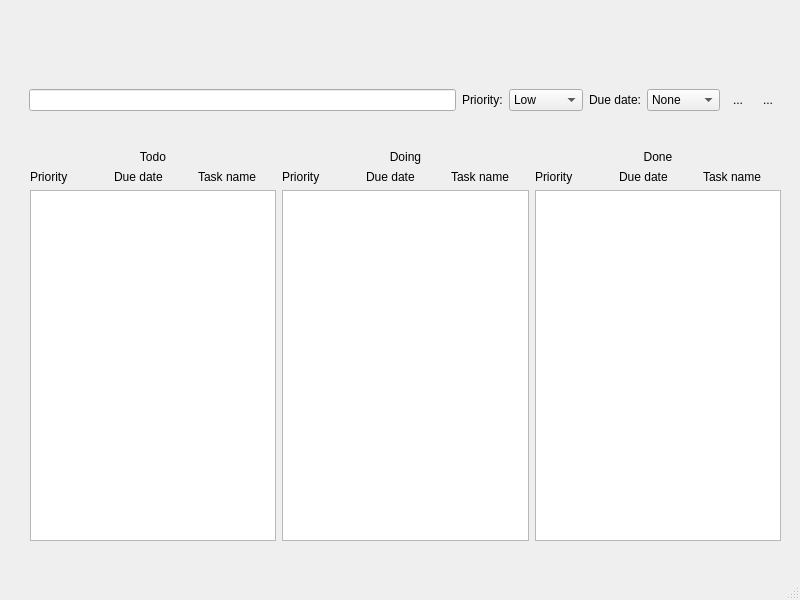
<?xml version="1.0" encoding="UTF-8"?>
<ui version="4.0">
 <class>MainWindow</class>
 <widget class="QMainWindow" name="MainWindow">
  <property name="geometry">
   <rect>
    <x>0</x>
    <y>0</y>
    <width>800</width>
    <height>600</height>
   </rect>
  </property>
  <property name="windowTitle">
   <string>MainWindow</string>
  </property>
  <widget class="QWidget" name="centralwidget">
   <widget class="QWidget" name="horizontalLayoutWidget">
    <property name="geometry">
     <rect>
      <x>29</x>
      <y>60</y>
      <width>751</width>
      <height>80</height>
     </rect>
    </property>
    <layout class="QHBoxLayout" name="horizontalLayout">
     <item>
      <widget class="QLineEdit" name="line_taskinput"/>
     </item>
     <item>
      <widget class="QLabel" name="label">
       <property name="text">
        <string>Priority:</string>
       </property>
      </widget>
     </item>
     <item>
      <widget class="QComboBox" name="dropdown_priority">
       <item>
        <property name="text">
         <string>Low</string>
        </property>
        <property name="icon">
         <iconset>
          <normaloff>Icons/low.png</normaloff>Icons/low.png</iconset>
        </property>
       </item>
       <item>
        <property name="text">
         <string>Medium</string>
        </property>
        <property name="icon">
         <iconset>
          <normaloff>Icons/medium.png</normaloff>Icons/medium.png</iconset>
        </property>
       </item>
       <item>
        <property name="text">
         <string>High</string>
        </property>
        <property name="icon">
         <iconset>
          <normaloff>Icons/high.png</normaloff>Icons/high.png</iconset>
        </property>
       </item>
      </widget>
     </item>
     <item>
      <widget class="QLabel" name="label_2">
       <property name="text">
        <string>Due date:</string>
       </property>
      </widget>
     </item>
     <item>
      <widget class="QComboBox" name="dropdown_doto">
       <item>
        <property name="text">
         <string>None</string>
        </property>
       </item>
       <item>
        <property name="text">
         <string>Choose</string>
        </property>
       </item>
      </widget>
     </item>
     <item>
      <widget class="QToolButton" name="button_addtask">
       <property name="text">
        <string>...</string>
       </property>
       <property name="icon">
        <iconset>
         <normaloff>Icons/add-task.png</normaloff>Icons/add-task.png</iconset>
       </property>
       <property name="autoRaise">
        <bool>true</bool>
       </property>
      </widget>
     </item>
     <item>
      <widget class="QToolButton" name="button_deletetask">
       <property name="text">
        <string>...</string>
       </property>
       <property name="icon">
        <iconset>
         <normaloff>Icons/delete-task.png</normaloff>Icons/delete-task.png</iconset>
       </property>
       <property name="autoRaise">
        <bool>true</bool>
       </property>
      </widget>
     </item>
    </layout>
   </widget>
   <widget class="QWidget" name="gridLayoutWidget">
    <property name="geometry">
     <rect>
      <x>30</x>
      <y>150</y>
      <width>751</width>
      <height>391</height>
     </rect>
    </property>
    <layout class="QGridLayout" name="gridLayout">
     <item row="0" column="0">
      <widget class="QLabel" name="label_todo">
       <property name="text">
        <string>Todo</string>
       </property>
       <property name="alignment">
        <set>Qt::AlignCenter</set>
       </property>
      </widget>
     </item>
     <item row="0" column="1">
      <widget class="QLabel" name="label_doing">
       <property name="text">
        <string>Doing</string>
       </property>
       <property name="alignment">
        <set>Qt::AlignCenter</set>
       </property>
      </widget>
     </item>
     <item row="0" column="2">
      <widget class="QLabel" name="label_done">
       <property name="text">
        <string>Done</string>
       </property>
       <property name="alignment">
        <set>Qt::AlignCenter</set>
       </property>
      </widget>
     </item>
     <item row="2" column="0">
      <widget class="QListWidget" name="list_todo">
       <property name="dragDropMode">
        <enum>QAbstractItemView::DragDrop</enum>
       </property>
       <property name="defaultDropAction">
        <enum>Qt::MoveAction</enum>
       </property>
      </widget>
     </item>
     <item row="2" column="1">
      <widget class="QListWidget" name="list_doing">
       <property name="dragDropMode">
        <enum>QAbstractItemView::DragDrop</enum>
       </property>
       <property name="defaultDropAction">
        <enum>Qt::MoveAction</enum>
       </property>
      </widget>
     </item>
     <item row="2" column="2">
      <widget class="QListWidget" name="list_done">
       <property name="dragDropMode">
        <enum>QAbstractItemView::DragDrop</enum>
       </property>
       <property name="defaultDropAction">
        <enum>Qt::MoveAction</enum>
       </property>
      </widget>
     </item>
     <item row="1" column="0">
      <layout class="QHBoxLayout" name="horizontalLayout_2">
       <item>
        <widget class="QLabel" name="p1">
         <property name="text">
          <string>Priority</string>
         </property>
        </widget>
       </item>
       <item>
        <widget class="QLabel" name="d1">
         <property name="text">
          <string>Due date</string>
         </property>
        </widget>
       </item>
       <item>
        <widget class="QLabel" name="t1">
         <property name="text">
          <string>Task name</string>
         </property>
        </widget>
       </item>
      </layout>
     </item>
     <item row="1" column="1">
      <layout class="QHBoxLayout" name="horizontalLayout_3">
       <item>
        <widget class="QLabel" name="p2">
         <property name="text">
          <string>Priority</string>
         </property>
        </widget>
       </item>
       <item>
        <widget class="QLabel" name="d2">
         <property name="text">
          <string>Due date</string>
         </property>
        </widget>
       </item>
       <item>
        <widget class="QLabel" name="t2">
         <property name="text">
          <string>Task name</string>
         </property>
        </widget>
       </item>
      </layout>
     </item>
     <item row="1" column="2">
      <layout class="QHBoxLayout" name="horizontalLayout_4">
       <item>
        <widget class="QLabel" name="p3">
         <property name="text">
          <string>Priority</string>
         </property>
        </widget>
       </item>
       <item>
        <widget class="QLabel" name="d3">
         <property name="text">
          <string>Due date</string>
         </property>
        </widget>
       </item>
       <item>
        <widget class="QLabel" name="t3">
         <property name="text">
          <string>Task name</string>
         </property>
        </widget>
       </item>
      </layout>
     </item>
    </layout>
   </widget>
  </widget>
  <widget class="QMenuBar" name="menubar">
   <property name="geometry">
    <rect>
     <x>0</x>
     <y>0</y>
     <width>800</width>
     <height>21</height>
    </rect>
   </property>
  </widget>
  <widget class="QStatusBar" name="statusbar"/>
 </widget>
 <resources/>
 <connections/>
</ui>
